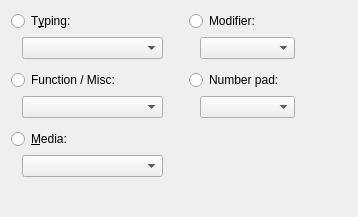
     <widget class="QWidget" name="keyTab">
      <property name="sizePolicy">
       <sizepolicy hsizetype="Expanding" vsizetype="Preferred">
        <horstretch>0</horstretch>
        <verstretch>0</verstretch>
       </sizepolicy>
      </property>
      <attribute name="title">
       <string>Keyboard</string>
      </attribute>
      <layout class="QGridLayout" name="gridLayout_2">
       <property name="bottomMargin">
        <number>0</number>
       </property>
       <item row="6" column="4">
        <widget class="QComboBox" name="numBox">
         <property name="sizePolicy">
          <sizepolicy hsizetype="Expanding" vsizetype="Fixed">
           <horstretch>0</horstretch>
           <verstretch>0</verstretch>
          </sizepolicy>
         </property>
         <item>
          <property name="text">
           <string/>
          </property>
         </item>
         <item>
          <property name="text">
           <string>Num Lock</string>
          </property>
         </item>
         <item>
          <property name="text">
           <string>0</string>
          </property>
         </item>
         <item>
          <property name="text">
           <string>1</string>
          </property>
         </item>
         <item>
          <property name="text">
           <string>2</string>
          </property>
         </item>
         <item>
          <property name="text">
           <string>3</string>
          </property>
         </item>
         <item>
          <property name="text">
           <string>4</string>
          </property>
         </item>
         <item>
          <property name="text">
           <string>5</string>
          </property>
         </item>
         <item>
          <property name="text">
           <string>6</string>
          </property>
         </item>
         <item>
          <property name="text">
           <string>7</string>
          </property>
         </item>
         <item>
          <property name="text">
           <string>8</string>
          </property>
         </item>
         <item>
          <property name="text">
           <string>9</string>
          </property>
         </item>
         <item>
          <property name="text">
           <string>/</string>
          </property>
         </item>
         <item>
          <property name="text">
           <string>*</string>
          </property>
         </item>
         <item>
          <property name="text">
           <string>-</string>
          </property>
         </item>
         <item>
          <property name="text">
           <string>+</string>
          </property>
         </item>
         <item>
          <property name="text">
           <string>.</string>
          </property>
         </item>
         <item>
          <property name="text">
           <string>Enter</string>
          </property>
         </item>
        </widget>
       </item>
       <item row="1" column="1">
        <widget class="QComboBox" name="typingBox">
         <property name="sizePolicy">
          <sizepolicy hsizetype="Expanding" vsizetype="Fixed">
           <horstretch>0</horstretch>
           <verstretch>0</verstretch>
          </sizepolicy>
         </property>
         <item>
          <property name="text">
           <string/>
          </property>
         </item>
        </widget>
       </item>
       <item row="6" column="1">
        <widget class="QComboBox" name="fnBox">
         <property name="sizePolicy">
          <sizepolicy hsizetype="Expanding" vsizetype="Fixed">
           <horstretch>0</horstretch>
           <verstretch>0</verstretch>
          </sizepolicy>
         </property>
         <item>
          <property name="text">
           <string/>
          </property>
         </item>
         <item>
          <property name="text">
           <string>Esc</string>
          </property>
         </item>
         <item>
          <property name="text">
           <string>F1</string>
          </property>
         </item>
         <item>
          <property name="text">
           <string>F2</string>
          </property>
         </item>
         <item>
          <property name="text">
           <string>F3</string>
          </property>
         </item>
         <item>
          <property name="text">
           <string>F4</string>
          </property>
         </item>
         <item>
          <property name="text">
           <string>F5</string>
          </property>
         </item>
         <item>
          <property name="text">
           <string>F6</string>
          </property>
         </item>
         <item>
          <property name="text">
           <string>F7</string>
          </property>
         </item>
         <item>
          <property name="text">
           <string>F8</string>
          </property>
         </item>
         <item>
          <property name="text">
           <string>F9</string>
          </property>
         </item>
         <item>
          <property name="text">
           <string>F10</string>
          </property>
         </item>
         <item>
          <property name="text">
           <string>F11</string>
          </property>
         </item>
         <item>
          <property name="text">
           <string>F12</string>
          </property>
         </item>
         <item>
          <property name="text">
           <string>Print Screen / SysRq</string>
          </property>
         </item>
         <item>
          <property name="text">
           <string>Scroll Lock</string>
          </property>
         </item>
         <item>
          <property name="text">
           <string>Pause / Break</string>
          </property>
         </item>
         <item>
          <property name="text">
           <string>Insert</string>
          </property>
         </item>
         <item>
          <property name="text">
           <string>Delete</string>
          </property>
         </item>
         <item>
          <property name="text">
           <string>Home</string>
          </property>
         </item>
         <item>
          <property name="text">
           <string>End</string>
          </property>
         </item>
         <item>
          <property name="text">
           <string>Page Up</string>
          </property>
         </item>
         <item>
          <property name="text">
           <string>Page Down</string>
          </property>
         </item>
         <item>
          <property name="text">
           <string>Up Arrow</string>
          </property>
         </item>
         <item>
          <property name="text">
           <string>Down Arrow</string>
          </property>
         </item>
         <item>
          <property name="text">
           <string>Left Arrow</string>
          </property>
         </item>
         <item>
          <property name="text">
           <string>Right Arrow</string>
          </property>
         </item>
        </widget>
       </item>
       <item row="9" column="1">
        <spacer name="verticalSpacer_10">
         <property name="orientation">
          <enum>Qt::Vertical</enum>
         </property>
         <property name="sizeType">
          <enum>QSizePolicy::Fixed</enum>
         </property>
         <property name="sizeHint" stdset="0">
          <size>
           <width>0</width>
           <height>5</height>
          </size>
         </property>
        </spacer>
       </item>
       <item row="15" column="2">
        <spacer name="verticalSpacer_3">
         <property name="orientation">
          <enum>Qt::Vertical</enum>
         </property>
         <property name="sizeHint" stdset="0">
          <size>
           <width>20</width>
           <height>40</height>
          </size>
         </property>
        </spacer>
       </item>
       <item row="1" column="3">
        <spacer name="horizontalSpacer_2">
         <property name="orientation">
          <enum>Qt::Horizontal</enum>
         </property>
         <property name="sizeType">
          <enum>QSizePolicy::Fixed</enum>
         </property>
         <property name="sizeHint" stdset="0">
          <size>
           <width>5</width>
           <height>20</height>
          </size>
         </property>
        </spacer>
       </item>
       <item row="0" column="0" colspan="2">
        <widget class="QRadioButton" name="typingButton">
         <property name="text">
          <string>T&amp;yping:</string>
         </property>
         <property name="autoExclusive">
          <bool>false</bool>
         </property>
        </widget>
       </item>
       <item row="1" column="4">
        <widget class="QComboBox" name="modBox">
         <property name="sizePolicy">
          <sizepolicy hsizetype="Expanding" vsizetype="Fixed">
           <horstretch>0</horstretch>
           <verstretch>0</verstretch>
          </sizepolicy>
         </property>
         <item>
          <property name="text">
           <string/>
          </property>
         </item>
         <item>
          <property name="text">
           <string>Caps Lock</string>
          </property>
         </item>
         <item>
          <property name="text">
           <string>Left Shift</string>
          </property>
         </item>
         <item>
          <property name="text">
           <string>Right Shift</string>
          </property>
         </item>
         <item>
          <property name="text">
           <string>Left Ctrl</string>
          </property>
         </item>
         <item>
          <property name="text">
           <string>Right Ctrl</string>
          </property>
         </item>
         <item>
          <property name="text">
           <string>Left Super</string>
          </property>
         </item>
         <item>
          <property name="text">
           <string>Right Super</string>
          </property>
         </item>
         <item>
          <property name="text">
           <string>Left Alt</string>
          </property>
         </item>
         <item>
          <property name="text">
           <string>Right Alt</string>
          </property>
         </item>
         <item>
          <property name="text">
           <string>Menu</string>
          </property>
         </item>
        </widget>
       </item>
       <item row="1" column="0">
        <spacer name="horizontalSpacer_3">
         <property name="orientation">
          <enum>Qt::Horizontal</enum>
         </property>
         <property name="sizeType">
          <enum>QSizePolicy::Fixed</enum>
         </property>
         <property name="sizeHint" stdset="0">
          <size>
           <width>5</width>
           <height>20</height>
          </size>
         </property>
        </spacer>
       </item>
       <item row="10" column="0" colspan="2">
        <widget class="QRadioButton" name="mediaButton">
         <property name="text">
          <string>&amp;Media:</string>
         </property>
         <property name="autoExclusive">
          <bool>false</bool>
         </property>
        </widget>
       </item>
       <item row="2" column="1">
        <spacer name="verticalSpacer_4">
         <property name="orientation">
          <enum>Qt::Vertical</enum>
         </property>
         <property name="sizeType">
          <enum>QSizePolicy::Fixed</enum>
         </property>
         <property name="sizeHint" stdset="0">
          <size>
           <width>20</width>
           <height>5</height>
          </size>
         </property>
        </spacer>
       </item>
       <item row="1" column="5" colspan="2">
        <spacer name="horizontalSpacer_9">
         <property name="orientation">
          <enum>Qt::Horizontal</enum>
         </property>
         <property name="sizeHint" stdset="0">
          <size>
           <width>0</width>
           <height>20</height>
          </size>
         </property>
        </spacer>
       </item>
       <item row="1" column="2">
        <spacer name="horizontalSpacer_4">
         <property name="orientation">
          <enum>Qt::Horizontal</enum>
         </property>
         <property name="sizeHint" stdset="0">
          <size>
           <width>0</width>
           <height>20</height>
          </size>
         </property>
        </spacer>
       </item>
       <item row="0" column="3" colspan="2">
        <widget class="QRadioButton" name="modButton">
         <property name="text">
          <string>Modifier:</string>
         </property>
        </widget>
       </item>
       <item row="5" column="0" colspan="2">
        <widget class="QRadioButton" name="fnButton">
         <property name="text">
          <string>Function / Misc:</string>
         </property>
         <property name="autoExclusive">
          <bool>false</bool>
         </property>
        </widget>
       </item>
       <item row="11" column="1">
        <widget class="QComboBox" name="mediaBox">
         <property name="sizePolicy">
          <sizepolicy hsizetype="Expanding" vsizetype="Fixed">
           <horstretch>0</horstretch>
           <verstretch>0</verstretch>
          </sizepolicy>
         </property>
         <item>
          <property name="text">
           <string/>
          </property>
         </item>
         <item>
          <property name="text">
           <string>Stop</string>
          </property>
         </item>
         <item>
          <property name="text">
           <string>Previous</string>
          </property>
         </item>
         <item>
          <property name="text">
           <string>Play/Pause</string>
          </property>
         </item>
         <item>
          <property name="text">
           <string>Next</string>
          </property>
         </item>
         <item>
          <property name="text">
           <string>Volume Up</string>
          </property>
         </item>
         <item>
          <property name="text">
           <string>Volume Down</string>
          </property>
         </item>
         <item>
          <property name="text">
           <string>Mute</string>
          </property>
         </item>
        </widget>
       </item>
       <item row="5" column="3" colspan="2">
        <widget class="QRadioButton" name="numButton">
         <property name="text">
          <string>Number pad:</string>
         </property>
         <property name="autoExclusive">
          <bool>false</bool>
         </property>
        </widget>
       </item>
       <item row="1" column="7">
        <spacer name="horizontalSpacer_17">
         <property name="orientation">
          <enum>Qt::Horizontal</enum>
         </property>
         <property name="sizeHint" stdset="0">
          <size>
           <width>40</width>
           <height>20</height>
          </size>
         </property>
        </spacer>
       </item>
      </layout>
     </widget>
